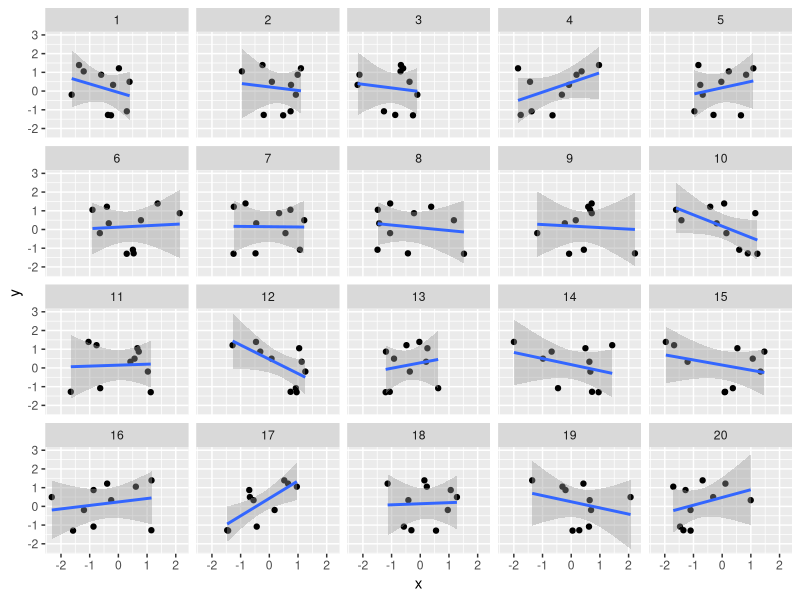
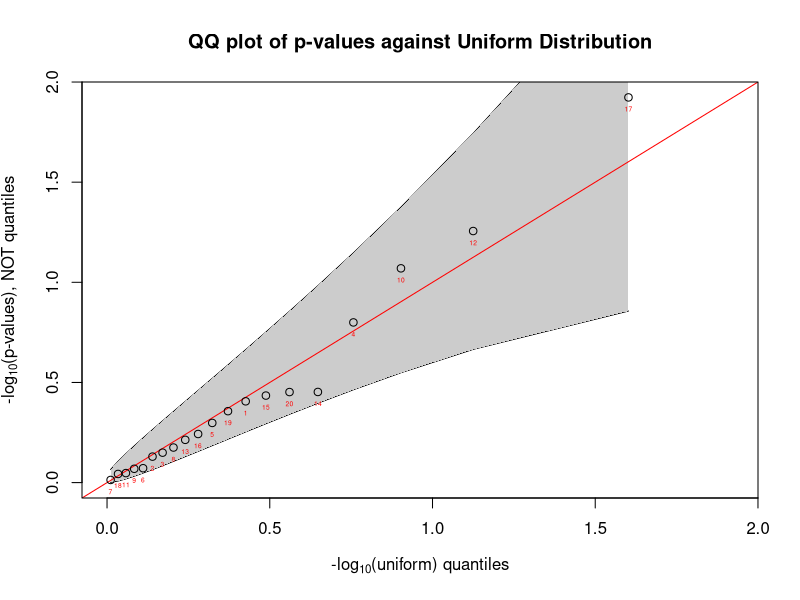

Generate these figures, in order, with R:
# Inspired by:
# http://www.r-bloggers.com/using-and-abusing-data-visualization-anscombes-quartet-and-cheating-bonferroni/

library(dplyr)
library(ggplot2)

set.seed(10)
nfeats = 20
n = 10

#factor(rep(1:nfeats, each = n))

# Generate n observations each with nfeats features and with label vector y.
# Generate both x and y randomly from Normal distributions (this is the null hypothesis: Gaussianity)
data = data_frame(
  # Create a vector defining sets: each set is a list of all the observations for a given feature
  set = factor(rep(1:nfeats, each = n)),
  # Generate the x data values
  x = rnorm(n * nfeats),
  # Generate the y labels (one for each observation x)
  y = rep(rnorm(n), nfeats))
data

# Create a matrix of scatter plots plotting each feature (from all the observations) against y
#  (say we are hunting for the features which might correlate with y)
ggplot(data, aes(x, y)) + geom_point() + geom_smooth(method = lm) + facet_wrap(~set)

# Now let's (wrongly!!) cherrypick the ones which look like they have some (anti-)correlation
# with set.seed(10), nfeats = 20 and n = 10 these are for example features 12 and 17
pickedset1 = data[data$set==12,]
pickedset2 = data[data$set==17,]

mod1 = lm(y ~ x, data=pickedset1)
mod2 = lm(y ~ x, data=pickedset2)

print(anova(mod1))
summary(mod1)

print(anova(mod2))
summary(mod2)

# We see that y anti-correlates with feature 12 at level p=0.0555
# and y correlates with feature 17 at level p=0.0119 (!!)

# HOWEVER WE KNOW THIS MUST BE WRONG SINCE WE CREATED THE DATA SET BY SAMPLING
# FROM THE NULL HYPOTHESIS DISTRIBUTION! (IN THIS CASE ARBITRARILY CHOSEN TO BE GAUSSIANS)

# The correct way to analyse this data set is to correct for multiple testing
# This will rescale the p values to compensate for the fact that a correlation could be found
#     purely randomly in any of the features we have. The more features we have, this is more likely.

# Possibilities are: "holm", "hochberg", "hommel", "bonferroni", "BH", "BY", "fdr"

# Use dplyr's pipes to do the analysis in 'one' line
?"%>%"
results = data %>%
  group_by(set) %>%
  do(mod = lm(y ~ x, data = .)) %>%
  summarize(set = set, p = anova(mod)$"Pr(>F)"[1]) %>%
  mutate(bon = p.adjust(p, method = "bonferroni")) %>%
  mutate(holm = p.adjust(p, method = "holm")) %>%
  mutate(fdr = p.adjust(p, method = "fdr"))
results

# After correcting for multiple comparisons we see that correlations with previously
# significant (small) p values for (anti-)correlation with y are now much larger and close to 1
# and no (anti-)correlation is found at any remotely statistically significant level
# (i.e. all are completely consistent with the null hypothesis, as expected)

# In particular, for the two features we had singled out:
results %>% filter(set %in% c(12, 17))

# To see that all features are indeed consistent with the null hypothesis we make a QQ of p-values
# If they are uniformly distributed then the null hypothesis (a Gaussian distribution) holds. This
#   is due to the Probability Integral Transform:
#   p-values are the CDF of a Gaussian, therefore if the distribution of the input values (data) is 
#   Gaussian as well, then the p-values should be uniformly distributed.
#   F_X(X) = U   where F_X is the CDF of the function f, according to which X are distributed.

# p-values should be distributed uniformly if the null hypothesis holds
# Alternative proof:
# p-value = int_x^infty 1/sqrt(2pi) e^(-x^2)
# cdf of p-vales is integral of this wrt p
# Integrand on RHS has no p-dependence => its integral is linear in p
# The only distribution for which its cdf is linear in its argument is the uniform distribution
# Therefore p-values are uniformly distributed

# http://stats.stackexchange.com/questions/52192/how-to-interpret-false-positive-from-qq-plot-in-genome-wide-association-studies

# If the observed p-values are not distributed uniformly this means our null hypothesis does not hold(?)
# If the left-most (in the log10 plots) are uniform, but the rightmost (small p) deviate significantly
#    then the features with these p-values may contain a (anti-)correlation(?)



# # We now construct the qq  by hand
# n=length(results$p)
# # We need the quantiles of our data, and those of the Uniform distribution
# # The quantiles of our data are given by dividing by the number of entries,
# #   but quantiles do not include 0 and 1. Therefore, the sorted values of x
# #   are considered the 0.5/n, 1.5/n, 2.5/n, ..., (n - 0.5)/n quantiles of the sample distribution.
# # We want the quantiles of the Uniform distribution associated with the following probabilities:
# ps = ((1:n) - 0.5)/n
# # Use qunif to get the corresponding quantiles for the Uniform distribution:
# qunif(ps)
# # Plot our QQ plot comparing the Uniform quantiles vs the data ones (i.e. the sorted data)
# # Since it's the smallest p values we are interested in take a log to make them the largest points
# plot(-log10(qunif(ps)),-log10(sort(results$p)))
# abline(a=0, b=1, col='red')




# Another way to do the QQ plot, this time with confidence intervals included as well:
#  http://www.gettinggeneticsdone.com/2009/11/qq-plots-of-p-values-in-r-using-ggplot2.html
obs <- -log10(results$p)
N <- length(obs) ## number of p-values

## create the null distribution
## (-log10 of the uniform)
null <- -log10(ppoints(N))
#null <- -log10(1:N/N)  # As given on website, incorrect since quantiles should have no 0 or 1
#null <- -log10(((1:N) - 0.5)/N)
#?runif
#null <- -log10(runif(N, min(obs), max(obs))) # We want exact unif dist, don't use this
MAX <- max(c(obs,null))

## create the confidence intervals
# creates vectors of size N, filled with zeros
c95 <- rep(0,N)
c05 <- rep(0,N)

## the jth order statistic from a
## uniform(0,1) sample
## has a beta(j,n-j+1) distribution
## (Casella & Berger, 2002,
## 2nd edition, pg 230, Duxbury, Example 5.4.5)

for(i in 1:N){
  c95[i] <- qbeta(0.95,i,N-i+1)
  c05[i] <- qbeta(0.05,i,N-i+1)
}

## plot the two confidence lines
plot(null, -log10(c95), ylim=c(0,MAX), xlim=c(0,MAX), type="l",
     axes=FALSE, xlab="", ylab="")
par(new=T)
plot(null, -log10(c05), ylim=c(0,MAX), xlim=c(0,MAX), type="l",
     axes=FALSE, xlab="", ylab="")
par(new=T)

# add shading in the confidence intervals
# First arg: x values of boundaries, forwards and reverse for bottom and top lines
polygon(c(rev(null), null), c(rev(-log10(c95)), -log10(c05)), col = 'grey80', border = NA)
par(new=T) # Make sure these go into the next plot, not plotted now by themselves

## add the diagonal
abline(a=0,b=1,col="red")
par(new=T)

#if(any(results$fdr<=0.05))
#sort(results$fdr)[1:5]

# Take -log10 of p-values, order them ascending, this is their order in plot, set column is labels
labels = results %>%  do(transform(. , p = -log10(p))) %>% arrange(p) %>% .[,1] %>% sapply(., as.character)
#labels = sapply(results$set, as.character)
results %>%  do(transform(. , p = -log10(p))) %>% arrange(p)

text(null, sort(obs,decreasing=TRUE), rev(labels), pos=1, cex=0.4, col="red") 
par(new=T)

## add the qqplot
qqplot(null,obs, ylim=c(0,MAX),xlim=c(0,MAX),
       main="QQ plot of p-values against Uniform Distribution",
       xlab=expression("-log"[10]*"(uniform) quantiles"), ylab=expression("-log"[10]*"(p-values), NOT quantiles"))

# WE SEE THAT ALL FEATURES LIE WITHIN THE CONFIDENCE INTERVAL, EXACTLY AS EXPECTED HERE
#    SINCE WE KNOW THE NULL HYPOTHESIS TO BE TRUE